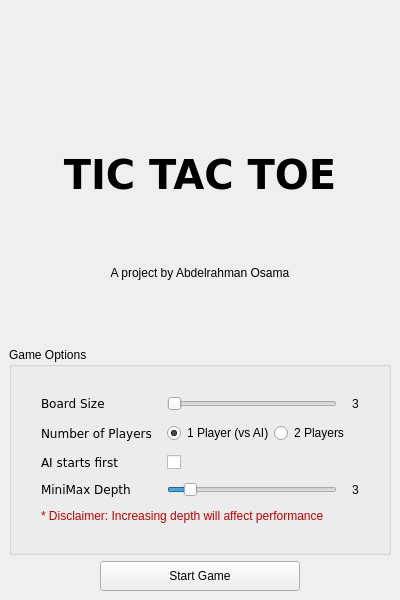
<?xml version="1.0" encoding="UTF-8"?>
<ui version="4.0">
 <class>TitleScreen</class>
 <widget class="QMainWindow" name="TitleScreen">
  <property name="geometry">
   <rect>
    <x>0</x>
    <y>0</y>
    <width>400</width>
    <height>600</height>
   </rect>
  </property>
  <property name="minimumSize">
   <size>
    <width>400</width>
    <height>600</height>
   </size>
  </property>
  <property name="maximumSize">
   <size>
    <width>400</width>
    <height>600</height>
   </size>
  </property>
  <property name="windowTitle">
   <string>Tic Tac Toe</string>
  </property>
  <widget class="QWidget" name="centralwidget">
   <layout class="QVBoxLayout" name="verticalLayout_2">
    <item>
     <layout class="QVBoxLayout" name="verticalLayout">
      <item>
       <layout class="QHBoxLayout" name="horizontalLayout">
        <item>
         <widget class="QLabel" name="Logo">
          <property name="sizePolicy">
           <sizepolicy hsizetype="Fixed" vsizetype="Fixed">
            <horstretch>0</horstretch>
            <verstretch>0</verstretch>
           </sizepolicy>
          </property>
          <property name="maximumSize">
           <size>
            <width>256</width>
            <height>256</height>
           </size>
          </property>
          <property name="text">
           <string/>
          </property>
          <property name="pixmap">
           <pixmap resource="recources.qrc">:/images/images/icon.png</pixmap>
          </property>
          <property name="scaledContents">
           <bool>true</bool>
          </property>
          <property name="alignment">
           <set>Qt::AlignCenter</set>
          </property>
         </widget>
        </item>
       </layout>
      </item>
      <item>
       <widget class="QLabel" name="label">
        <property name="sizePolicy">
         <sizepolicy hsizetype="Preferred" vsizetype="Maximum">
          <horstretch>0</horstretch>
          <verstretch>0</verstretch>
         </sizepolicy>
        </property>
        <property name="font">
         <font>
          <family>Verdana</family>
          <pointsize>30</pointsize>
          <weight>75</weight>
          <bold>true</bold>
          <stylestrategy>PreferDefault</stylestrategy>
         </font>
        </property>
        <property name="text">
         <string>TIC TAC TOE</string>
        </property>
        <property name="textFormat">
         <enum>Qt::AutoText</enum>
        </property>
        <property name="alignment">
         <set>Qt::AlignCenter</set>
        </property>
       </widget>
      </item>
      <item>
       <widget class="QLabel" name="label_6">
        <property name="text">
         <string>A project by Abdelrahman Osama</string>
        </property>
        <property name="alignment">
         <set>Qt::AlignCenter</set>
        </property>
       </widget>
      </item>
      <item>
       <widget class="QGroupBox" name="groupBox">
        <property name="title">
         <string>Game Options</string>
        </property>
        <layout class="QVBoxLayout" name="verticalLayout_3">
         <item>
          <layout class="QFormLayout" name="formLayout">
           <property name="horizontalSpacing">
            <number>15</number>
           </property>
           <property name="verticalSpacing">
            <number>12</number>
           </property>
           <property name="leftMargin">
            <number>20</number>
           </property>
           <property name="topMargin">
            <number>20</number>
           </property>
           <property name="rightMargin">
            <number>20</number>
           </property>
           <property name="bottomMargin">
            <number>20</number>
           </property>
           <item row="0" column="0">
            <widget class="QLabel" name="label_5">
             <property name="font">
              <font>
               <family>Verdana</family>
               <pointsize>9</pointsize>
              </font>
             </property>
             <property name="text">
              <string>Board Size</string>
             </property>
            </widget>
           </item>
           <item row="1" column="0">
            <widget class="QLabel" name="label_2">
             <property name="font">
              <font>
               <family>Verdana</family>
               <pointsize>9</pointsize>
              </font>
             </property>
             <property name="text">
              <string>Number of Players</string>
             </property>
            </widget>
           </item>
           <item row="1" column="1">
            <layout class="QHBoxLayout" name="horizontalLayout_3">
             <item>
              <widget class="QRadioButton" name="onePlayer">
               <property name="text">
                <string>1 Player (vs AI)</string>
               </property>
               <property name="checked">
                <bool>true</bool>
               </property>
              </widget>
             </item>
             <item>
              <widget class="QRadioButton" name="twoPlayers">
               <property name="text">
                <string>2 Players</string>
               </property>
               <property name="checked">
                <bool>false</bool>
               </property>
              </widget>
             </item>
            </layout>
           </item>
           <item row="2" column="0">
            <widget class="QLabel" name="label_3">
             <property name="font">
              <font>
               <family>Verdana</family>
               <pointsize>9</pointsize>
              </font>
             </property>
             <property name="text">
              <string>AI starts first</string>
             </property>
            </widget>
           </item>
           <item row="2" column="1">
            <widget class="QCheckBox" name="AIStarts">
             <property name="enabled">
              <bool>true</bool>
             </property>
             <property name="text">
              <string/>
             </property>
            </widget>
           </item>
           <item row="3" column="0">
            <widget class="QLabel" name="label_4">
             <property name="font">
              <font>
               <family>Verdana</family>
               <pointsize>9</pointsize>
              </font>
             </property>
             <property name="text">
              <string>MiniMax Depth</string>
             </property>
            </widget>
           </item>
           <item row="4" column="0" colspan="2">
            <widget class="QLabel" name="label_7">
             <property name="text">
              <string>&lt;html&gt;&lt;head/&gt;&lt;body&gt;&lt;p&gt;&lt;span style=&quot; color:#c10000;&quot;&gt;* Disclaimer: Increasing depth will affect performance &lt;/span&gt;&lt;/p&gt;&lt;/body&gt;&lt;/html&gt;</string>
             </property>
            </widget>
           </item>
           <item row="0" column="1">
            <layout class="QHBoxLayout" name="horizontalLayout_5">
             <property name="spacing">
              <number>15</number>
             </property>
             <item>
              <widget class="QSlider" name="boardSize">
               <property name="minimum">
                <number>3</number>
               </property>
               <property name="maximum">
                <number>10</number>
               </property>
               <property name="orientation">
                <enum>Qt::Horizontal</enum>
               </property>
              </widget>
             </item>
             <item>
              <widget class="QLabel" name="boardSizeValue">
               <property name="text">
                <string>3</string>
               </property>
               <property name="alignment">
                <set>Qt::AlignCenter</set>
               </property>
              </widget>
             </item>
            </layout>
           </item>
           <item row="3" column="1">
            <layout class="QHBoxLayout" name="horizontalLayout_6">
             <property name="spacing">
              <number>15</number>
             </property>
             <item>
              <widget class="QSlider" name="miniMaxDepth">
               <property name="enabled">
                <bool>true</bool>
               </property>
               <property name="minimum">
                <number>1</number>
               </property>
               <property name="maximum">
                <number>20</number>
               </property>
               <property name="value">
                <number>3</number>
               </property>
               <property name="orientation">
                <enum>Qt::Horizontal</enum>
               </property>
              </widget>
             </item>
             <item>
              <widget class="QLabel" name="miniMaxDepthValue">
               <property name="text">
                <string>3</string>
               </property>
               <property name="alignment">
                <set>Qt::AlignCenter</set>
               </property>
              </widget>
             </item>
            </layout>
           </item>
          </layout>
         </item>
        </layout>
       </widget>
      </item>
      <item>
       <layout class="QHBoxLayout" name="horizontalLayout_2">
        <item>
         <widget class="QPushButton" name="startGame">
          <property name="sizePolicy">
           <sizepolicy hsizetype="Fixed" vsizetype="Fixed">
            <horstretch>0</horstretch>
            <verstretch>0</verstretch>
           </sizepolicy>
          </property>
          <property name="minimumSize">
           <size>
            <width>200</width>
            <height>30</height>
           </size>
          </property>
          <property name="text">
           <string>Start Game</string>
          </property>
         </widget>
        </item>
       </layout>
      </item>
     </layout>
    </item>
   </layout>
  </widget>
 </widget>
 <resources>
  <include location="recources.qrc"/>
 </resources>
 <connections/>
</ui>
